Frame 1 (no input): blank canvas, image omitted
Frame 60 (the mouse pressed at the canvas centre just before this capture): blank canvas, image omitted
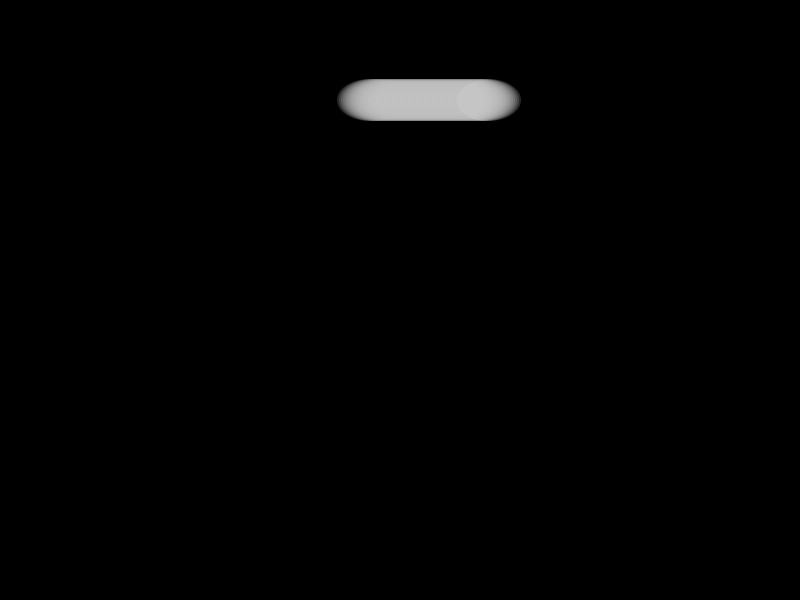
Frame 120 (the mouse held since frame 60 and released just before this capture)

The Processing sketch whose frames 1 and 60 were blank and that drew this single picture after the mouse press (run headless with seeded random() and noise(); from frame 60 on, the mouse is pressed at the canvas centre):

// Processing sketch: processing_5426
// ── processing_5426.pde

float x, y, vx, vy, vermelho, verde, azul;

void setup(){
  size(800,600);
  x=250;
  y=100;
  vx=2;
  vy=0;
  vermelho = 200;
  verde = 200;
  azul = 200;
 background(0,0,0);
}


void draw(){
  smooth();
  //background(250);
  
  stroke(10,10,10,10);
  strokeWeight(mouseY/250);
  fill(vermelho,verde,azul, 50); 
  ellipse(x, y, mouseX/06,mouseY/07);
  x = x + vx;
  y= y + vy;
  if(x >800){ 
    vx = -2;
    vy = 5;
    y = random(0,600);
    vermelho = random(0,255);
    verde  = random(0,255);
    azul  = random(0,255);
  }
  if(x<0){
    vx=2;
    vy = 3;
    y=random(0,600);
    vermelho = random(0,255);
    verde  = random(0,255);
    azul  = random(0,255);   
}
  if ( y>600) {
    vy = -random(0,5);
  }
  if (y <0) {
    vy = random(0,5);
  }
}
